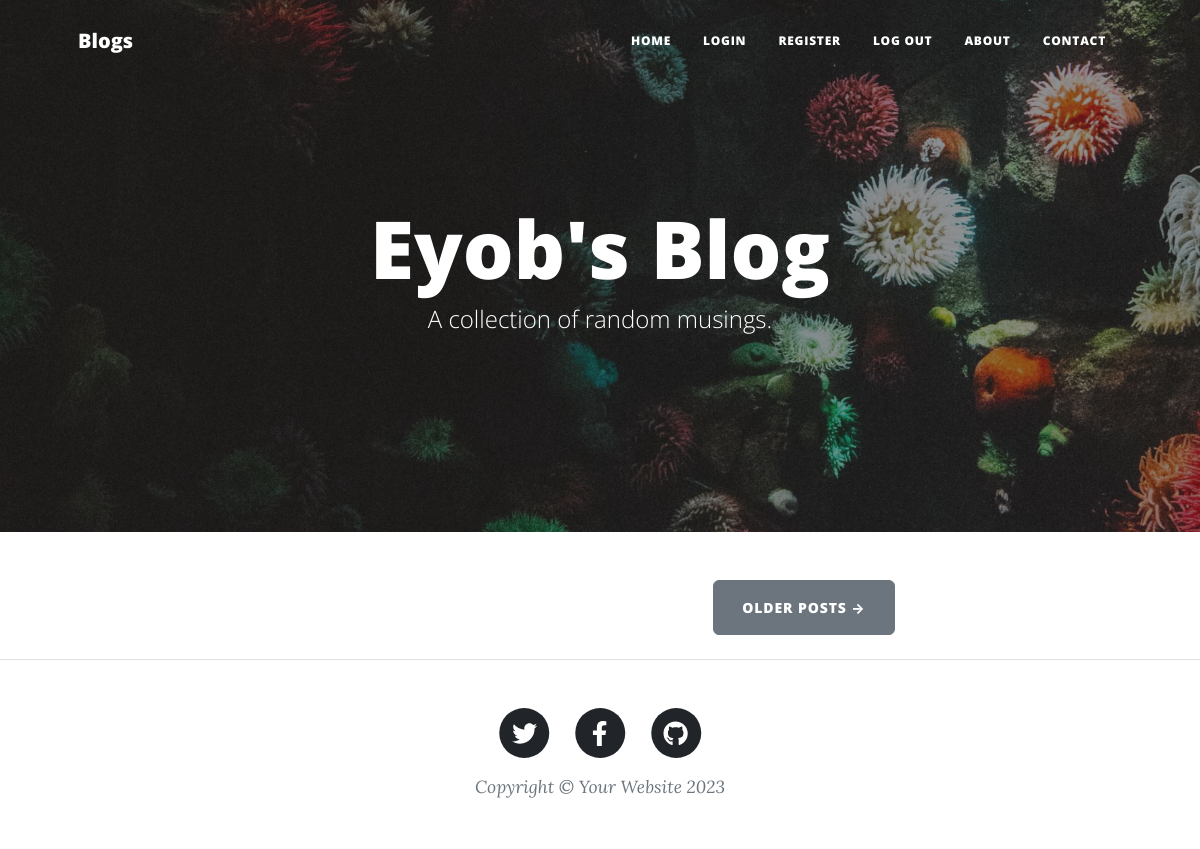
The app's page /, older data.
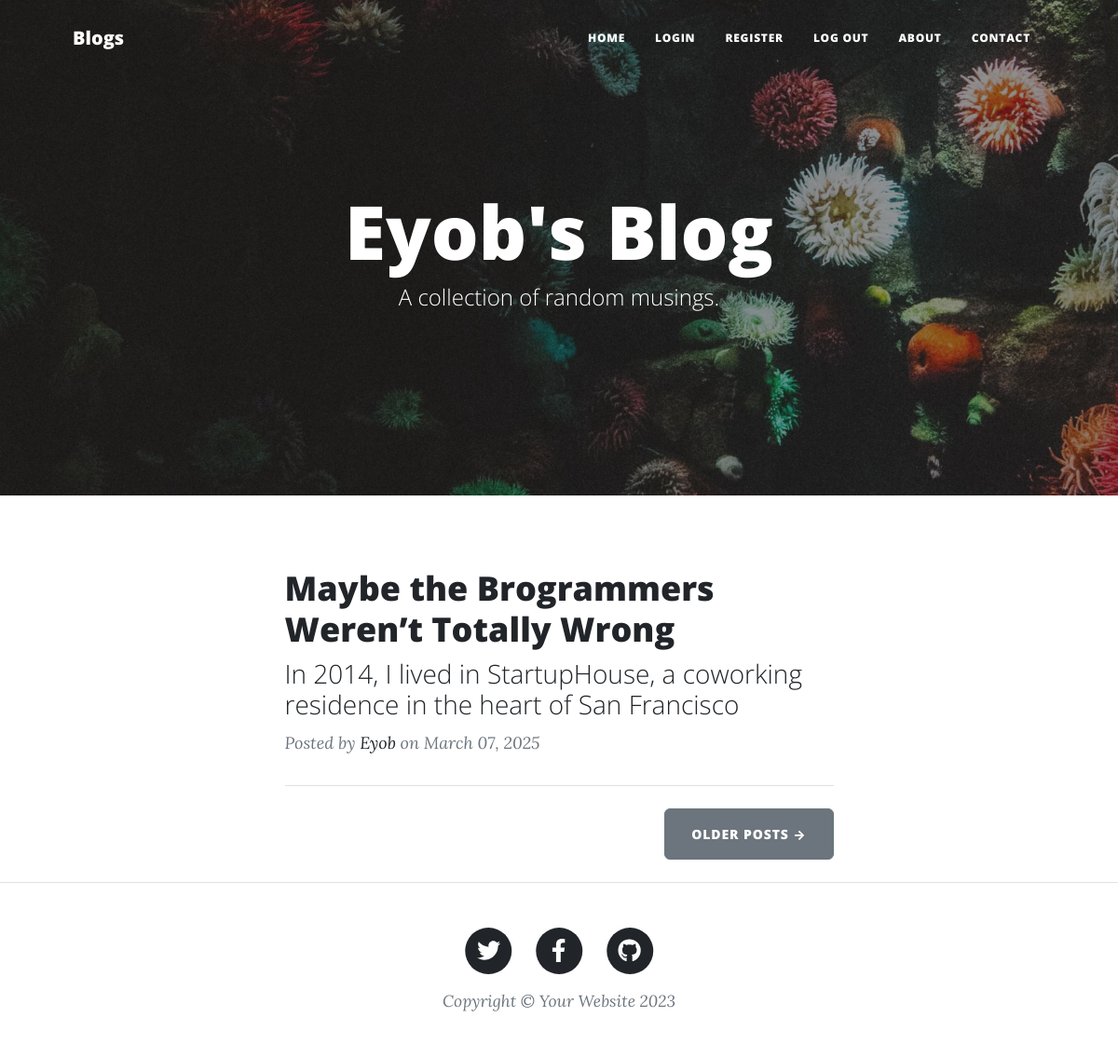
The same page, newer data.
### main.py (models this page shows)
class BlogPost(db.Model):
    __tablename__ = "blog_posts"
    id: Mapped[int] = mapped_column(Integer, primary_key=True)
    author_id: Mapped[int] = mapped_column(Integer, db.ForeignKey("users.id", ondelete="CASCADE"))
    author = relationship(argument="User", back_populates="posts")
    title: Mapped[str] = mapped_column(String(250), unique=True, nullable=False)
    subtitle: Mapped[str] = mapped_column(String(250), nullable=False)
    date: Mapped[str] = mapped_column(String(250), nullable=False)
    body: Mapped[str] = mapped_column(Text, nullable=False)
    img_url: Mapped[str] = mapped_column(String(250), nullable=False)
    comments = relationship("Comment", back_populates="parent_post")

class User(UserMixin,db.Model):
    __tablename__ = 'users'
    id: Mapped[int] = mapped_column(Integer, primary_key=True)
    name: Mapped[str] = mapped_column(String(1000))
    email: Mapped[str] = mapped_column(String(100), unique=True)
    password: Mapped[str] = mapped_column(String(100))
    posts = relationship(argument="BlogPost", back_populates="author")
    comments = relationship("Comment", back_populates="comment_author")

### main.py (the view)
@app.route('/')
def get_all_posts():
    result = db.session.execute(db.select(BlogPost))
    posts = result.scalars().all()
    return render_template(template_name_or_list="index.html",
                           all_posts=posts,
                           logged_in=current_user.is_authenticated,
                           )

### templates/index.html (shortened to what this page needs)
{% include "header.html" %}
<header
        class="masthead"
        style="background-image: url('../static/assets/img/home-bg.jpg')"
>
  <div class="container position-relative px-4 px-lg-5">
    <div class="row gx-4 gx-lg-5 justify-content-center">
      <div class="col-md-10 col-lg-8 col-xl-7">
        <div class="site-heading">
          <h1>Eyob's Blog</h1>
          <span class="subheading">A collection of random musings.</span>
        </div>
      </div>
    </div>
  </div>
</header>
<div class="container px-4 px-lg-5">
  <div class="row gx-4 gx-lg-5 justify-content-center">
    <div class="col-md-10 col-lg-8 col-xl-7">
      {% for post in all_posts %}
      <div class="post-preview">
        <a href="{{ url_for('show_post', post_id=post.id) }}">
          <h2 class="post-title">{{ post.title }}</h2>
          <h3 class="post-subtitle">{{ post.subtitle }}</h3>
        </a>
        <p class="post-meta">
          Posted by
          <a href="#">{{post.author.name}}</a>
          on {{post.date}}
        </p>
      </div>
      <hr class="my-4" />
      {% endfor %}
      <div class="d-flex justify-content-end mb-4">
        <a class="btn btn-secondary text-uppercase" href="#!">Older Posts →</a>
      </div>
    </div>
  </div>
</div>
{% include "footer.html" %}

### templates/header.html (shortened to what this page needs)
<!DOCTYPE html>
<html lang="en">
  <head>
    {% block styles %}
    {{ bootstrap.load_css() }}
    <link
      href="{{ url_for('static', filename='css/styles.css') }}"
      rel="stylesheet"
    />
    {% endblock %}
  </head>
  <body>
    <nav class="navbar navbar-expand-lg navbar-light" id="mainNav">
      <div class="container px-4 px-lg-5">
        <a class="navbar-brand" href="/">Blogs</a>
        <div class="collapse navbar-collapse" id="navbarResponsive">
          <ul class="navbar-nav ms-auto py-4 py-lg-0">
            <li class="nav-item">
              <a
                class="nav-link px-lg-3 py-3 py-lg-4"
                href="{{ url_for('get_all_posts') }}"
                >Home</a
              >
            </li>
            {% if not logged_in %}
            <li class="nav-item">
              <a
                class="nav-link px-lg-3 py-3 py-lg-4"
                href="{{ url_for('login') }}"
                >Login</a
              >
            </li>
            <li class="nav-item">
              <a
                class="nav-link px-lg-3 py-3 py-lg-4"
                href="{{ url_for('register') }}"
                >Register</a
              >
            </li>
            {% endif %}
            <li class="nav-item">
              <a
                class="nav-link px-lg-3 py-3 py-lg-4"
                href="{{ url_for('logout') }}"
                >Log Out</a
              >
            </li>
            <li class="nav-item">
              <a
                class="nav-link px-lg-3 py-3 py-lg-4"
                href="{{ url_for('about') }}"
                >About</a
              >
            </li>
            <li class="nav-item">
              <a
                class="nav-link px-lg-3 py-3 py-lg-4"
                href="{{ url_for('contact') }}"
                >Contact</a
              >
            </li>
          </ul>
        </div>
      </div>
    </nav>
  </body>
</html>

### templates/footer.html (shortened to what this page needs)
        <footer class="border-top">
          <div class="container px-4 px-lg-5">
              <div class="row gx-4 gx-lg-5 justify-content-center">
                  <div class="col-md-10 col-lg-8 col-xl-7">
                      <ul class="list-inline text-center">
                          <li class="list-inline-item">
                              <a href="#!">
                                  <span class="fa-stack fa-lg">
                                      <i class="fas fa-circle fa-stack-2x"></i>
                                      <i class="fab fa-twitter fa-stack-1x fa-inverse"></i>
                                  </span>
                              </a>
                          </li>
                          <li class="list-inline-item">
                              <a href="#!">
                                  <span class="fa-stack fa-lg">
                                      <i class="fas fa-circle fa-stack-2x"></i>
                                      <i class="fab fa-facebook-f fa-stack-1x fa-inverse"></i>
                                  </span>
                              </a>
                          </li>
                          <li class="list-inline-item">
                              <a href="#!">
                                  <span class="fa-stack fa-lg">
                                      <i class="fas fa-circle fa-stack-2x"></i>
                                      <i class="fab fa-github fa-stack-1x fa-inverse"></i>
                                  </span>
                              </a>
                          </li>
                      </ul>
                      <div class="small text-center text-muted fst-italic">Copyright &copy; Your Website 2023</div>
                  </div>
              </div>
          </div>
      </footer>
  </body>
</html>

Row changes from the older to the newer data that the page shows:
added BlogPost: title "Maybe the Brogrammers Weren’t Totally Wrong", subtitle "In 2014, I lived in StartupHouse, a coworking residence in the heart of San Francisco", author.name "Eyob", date "March 07, 2025"
